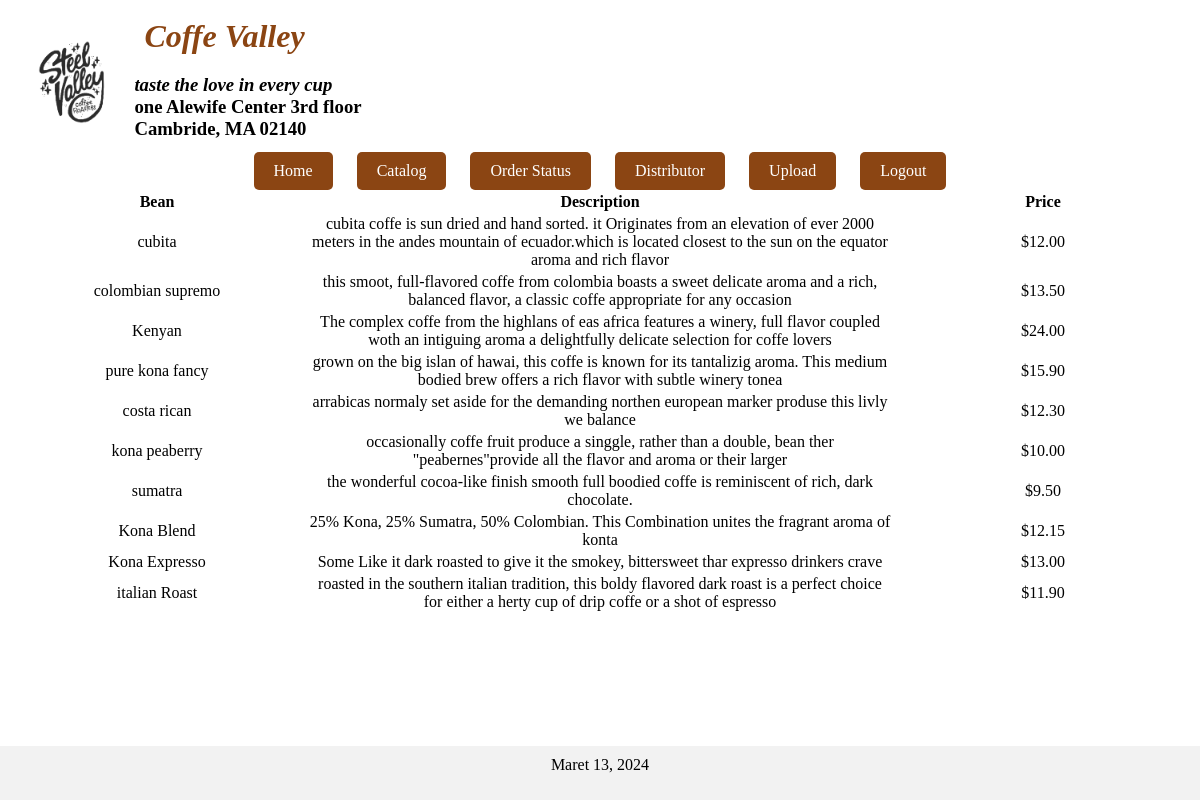
Screenshot of /catalog.php with the database file from the repository.
### tables this page shows
CREATE TABLE `catalog` (
  `id` int NOT NULL,
  `bean` varchar(100) NOT NULL,
  `deskripsi` varchar(255) NOT NULL,
  `harga` varchar(255) NOT NULL
);

### catalog.php (the view, shortened to what this page needs)
<?php
include "koneksi.php";
$query = "SELECT * FROM catalog";
$result = mysqli_query($conn, $query);
?>
<?php include_once 'header.php'; ?>
<div class="container">
    <table class="table table-striped">
        <thead>
            <tr>
                <th style="width: 25%;">Bean</th>
                <th style="width: 50%;">Description</th>
                <th style="width: 25%;">Price</th>
            </tr>
        </thead>
        <tbody>
            <?php
            while ($row = mysqli_fetch_assoc($result)) {
            ?>
                <tr>
                    <td style="text-align: center;"><?php echo $row['bean']; ?></td>
                    <td style="text-align: center;"><?php echo $row['deskripsi']; ?></td>
                    <td style="text-align: center;"><?php echo $row['harga']; ?></td>
                </tr>
            <?php
            }
            ?>
        </tbody>
    </table>
</div>
<?php include_once 'footer.php'; ?>

### header.php (shortened to what this page needs)
<!DOCTYPE html>
<html lang="en">
<head>
    <head>
    <link rel="stylesheet" type="text/css" href="style.css">
</head>
<body>
    <header>
        <img src="image/kopi.png" width="10%" height="10%">
        <div class="header-content">
            <h1 class="coffee-valley"><i> Coffe Valley </i></h1>
            <h3>
                <i> taste the love in every cup</i><br>
                one Alewife Center 3rd floor<br>
                Cambride, MA 02140
            </h3>
        </div>
    </header>
    <nav>
    <ul>
        <li><a href="home.php">Home</a></li>
        <li><a href="catalog.php">Catalog</a></li>
        <li><a href="order_status.php">Order Status</a></li>
        <li><a href="distributor.php">Distributor</a></li>
        <li><a href="upload.php">Upload</a></li>
        <li><a href="logout.php">Logout</a></li>
    </ul>
</nav>
</body>
</html>

### footer.php
<head>
    <link rel="stylesheet" type="text/css" href="style.css">
</head>
<footer class="centered-footer">
        <p>Maret 13, 2024</p>
    </footer>

### style.css (style rules this page uses)
header { display: flex; align-items: center; padding: 10px; }
.header-content { display: flex; flex-direction: column; }
.coffee-valley { color: #8B4513; font-size: 32px; font-weight: bold; margin: 0; margin-left: 10px; }
.centered-footer { text-align: center; position: fixed; bottom: 0; left: 0; width: 100%; background-color: #f2f2f2; padding: 10px 0; }
nav { display: flex; justify-content: center; }
nav ul { list-style-type: none; margin: 0; padding: 0; }
nav ul li { display: inline-block; margin-right: 20px; }
nav ul li:last-child { margin-right: 0; }
nav ul li a { text-decoration: none; display: inline-block; padding: 10px 20px; background-color: #8B4513; color: white; border-radius: 5px; }
h3 { margin-bottom: 2px; }
p { margin-top: 0; }

### rows the page displays
catalog: bean "cubita", deskripsi "cubita coffe is sun dried and hand sorted. it Originates from an elevation of ever 2000 meters in the andes mountain of ecuador.which is located closest to the sun on the equator aroma and rich flavor", harga "$12.00"
catalog: bean "colombian supremo", deskripsi "this smoot, full-flavored coffe from colombia boasts a sweet delicate aroma and a rich, balanced flavor, a classic coffe appropriate for any occasion", harga "$13.50"
catalog: bean "Kenyan", deskripsi "The complex coffe from the highlans of eas africa features a winery, full flavor coupled woth an intiguing aroma a delightfully delicate selection for coffe lovers", harga "$24.00"
catalog: bean "pure kona fancy", deskripsi "grown on the big islan of hawai, this coffe is known for its tantalizig aroma. This medium bodied brew offers a rich flavor with subtle winery tonea", harga "$15.90"
catalog: bean "costa rican", deskripsi "arrabicas normaly set aside for the demanding northen european marker produse this livly we balance", harga "$12.30"
catalog: bean "kona peaberry", deskripsi "occasionally coffe fruit produce a singgle, rather than a double, bean ther \"peabernes\"provide all the flavor and aroma or their larger", harga "$10.00"
catalog: bean "sumatra", deskripsi "the wonderful cocoa-like finish smooth full boodied coffe is reminiscent of rich, dark chocolate.", harga "$9.50"
catalog: bean "Kona Blend", deskripsi "25% Kona, 25% Sumatra, 50% Colombian. This Combination unites the fragrant aroma of konta", harga "$12.15"
catalog: bean "Kona Expresso", deskripsi "Some Like it dark roasted to give it the smokey, bittersweet thar expresso drinkers crave", harga "$13.00"
catalog: bean "italian Roast", deskripsi "roasted in the southern italian tradition, this boldy flavored dark roast is a perfect choice for either a herty cup of drip coffe or a shot of espresso", harga "$11.90"
